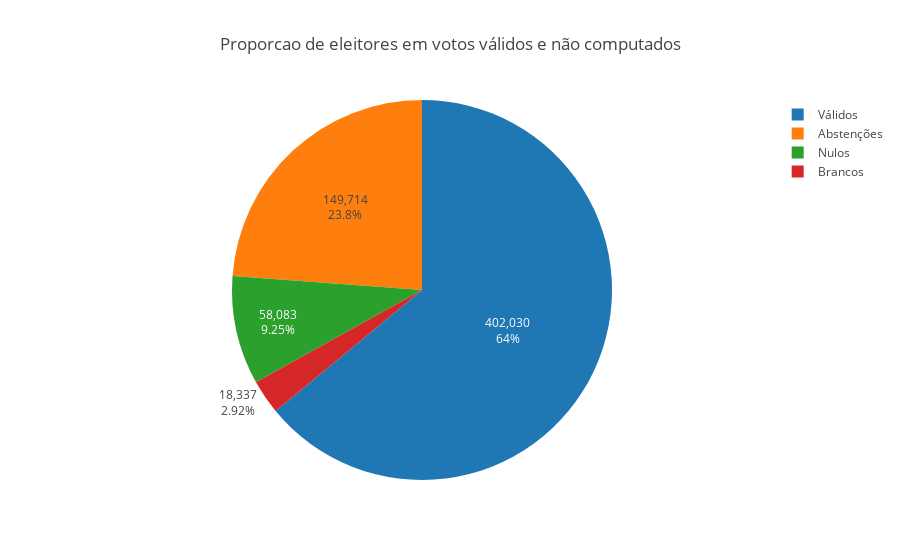

The notebook cell this image was saved under:
### Markdown cell above
#### Visualizando a divisão entre os não considerados

### Code cell
values = [total_votos_validos, total_abstencoes, total_brancos, total_nulos]
labels = [ 'Válidos', 'Abstenções', 'Brancos', 'Nulos' ]

title = 'Proporcao de eleitores em votos válidos e não computados'
fig = generatePieChart(go=go, labels=labels, values=values, title=title)
py.iplot(fig)

### Figure 1 — Plotly figure (JSON) as saved in the notebook; plotly's stock layout.template omitted (floating-point values rounded to 4 significant figures)
{"data": [{"labels": ["Válidos", "Abstenções", "Brancos", "Nulos"], "textinfo": "percent+value", "type": "pie", "uid": "f21315ee-e0a3-11e8-a9e0-5cc9d399d62a", "values": [402030, 149714, 18337, 58083]}], "layout": {"title": "Proporcao de eleitores em votos válidos e não computados"}}
